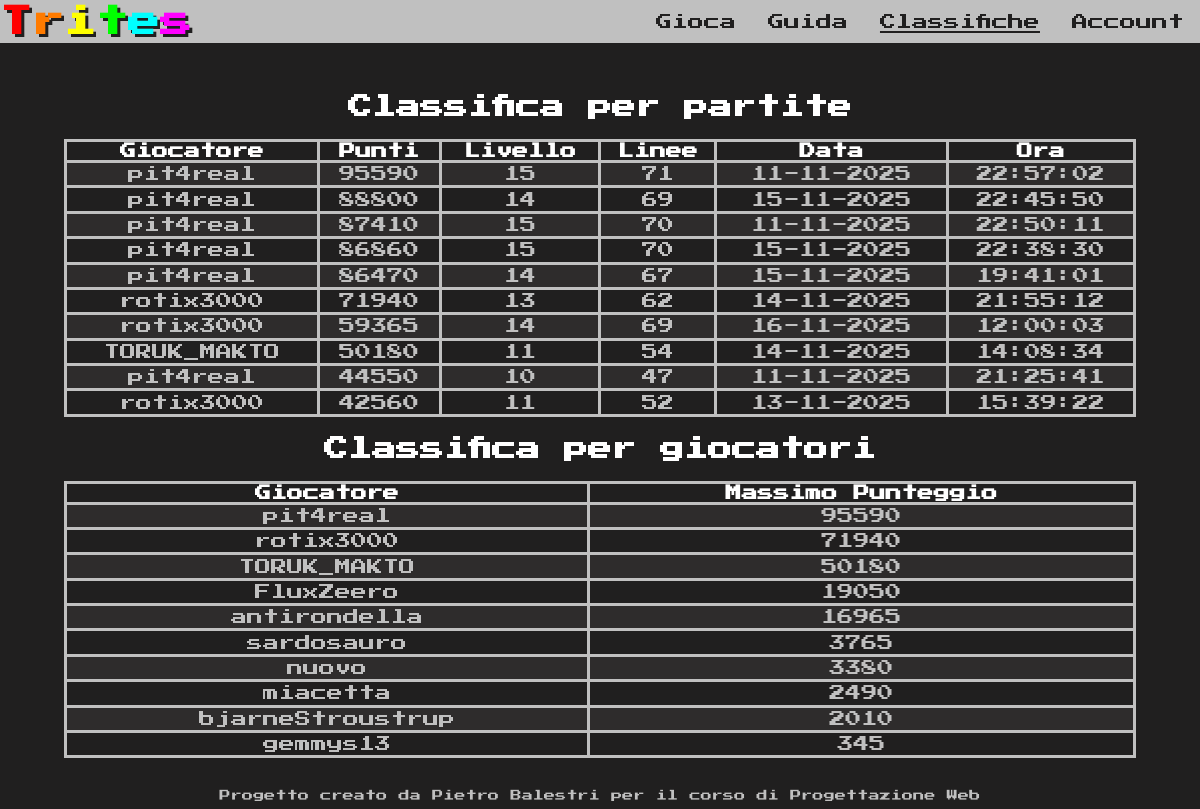
The app's page /php/classifiche.php with its own data.
### tables this page shows
CREATE TABLE `Partite` (
  `IdPartita` int(11) NOT NULL AUTO_INCREMENT,
  `NomeUtente` varchar(30) NOT NULL,
  `LineeRipulite` int(11) NOT NULL,
  `Punti` int(11) NOT NULL,
  `DataPartita` datetime NOT NULL,
  PRIMARY KEY (`IdPartita`),
  KEY `NomeUtente` (`NomeUtente`),
  CONSTRAINT `Partite_ibfk_1` FOREIGN KEY (`NomeUtente`) REFERENCES `Utenti` (`NomeUtente`)
);

### php/classifiche.php (the view, shortened to what this page needs)
<!DOCTYPE html>
<html lang="it">
    <head>
        <link rel="stylesheet" href="../css/classifiche.css">
        <link rel="stylesheet" href="../css/tabelle.css">
        <link rel="stylesheet" href="../css/navbar.css">
        <link rel="stylesheet" href="../css/footer.css">
        <link rel="stylesheet" href="../css/tetracolors.css">
    </head>
    <body>
        <nav>
            <h1>
                <a href="gioca.php">
                <span class="O">T</span><span class="I">r</span><span class="T">i</span><span class="Z">t</span><span class="S">e</span><span class="J">s</span>
                </a>
            </h1>
            <ul>
                <li><a href="gioca.php">Gioca</a></li>
                <li><a href="guida.php">Guida</a></li>
                <li><a href="classifiche.php" class="PaginaAttuale">Classifiche</a></li>
                <li><a href="account.php">Account</a></li>
            </ul>
        </nav>
        <main>
            <h2>Classifica per partite</h2>
            <?php
                function stampaRiga($arr)
                {
                    echo "<tr>";
                    foreach($arr as $i)
                    {
                            echo "<td>".$i."</td>";
                    }
                    echo "</tr>";
                }
                function stampaHeader($arr)
                {
                    echo "<tr>";
                    foreach($arr as $i)
                    {
                            echo "<th>".$i."</th>";
                    }
                    echo "</tr>";
                }
                $connessione = mysqli_connect(DBHOST, DBUSER, DBPASS, DBNAME);
                $query = "SELECT * FROM Partite ORDER BY Punti DESC LIMIT 10";
                if($result = mysqli_query($connessione, $query))
                {
                    $header = ["Giocatore", "Punti", "Livello", "Linee", "Data", "Ora"];
                    echo "<table>";
                    stampaHeader($header);
                        while($riga = $result->fetch_object())
                        {
                            $dataP = date('d-m-Y', strtotime($riga->DataPartita));
                            $oraP = date('G:i:s', strtotime($riga->DataPartita));
                            $livello = intdiv($riga->LineeRipulite,5)+1;
                            stampaRiga([$riga->NomeUtente, $riga->Punti, $livello, $riga->LineeRipulite, $dataP, $oraP]);
                        }
                        echo "</table>";
                }
                else{
                    echo '<p style="color: red;">Classifiche attualmente non disponibili<p>';
                }
            ?>
            <h2>Classifica per giocatori</h2>
            <?php
                $query =
                    "SELECT NomeUtente, MAX(Punti) AS MaxPunti
                    FROM Partite
                    GROUP BY NomeUtente
                    ORDER BY MaxPunti DESC LIMIT 10";
                if($result = mysqli_query($connessione, $query))
                {
                    echo "<table>";
                        while($riga = $result->fetch_object())
                        {
                            stampaRiga([$riga->NomeUtente, $riga->MaxPunti]);
                        }
                        echo "</table>";
                }
                else{
                    echo '<p style="color: red;">Classifiche attualmente non disponibili<p>';
                }
            ?>
        </main>
        <footer>Progetto creato da Pietro Balestri per il corso di Progettazione Web</footer>
    </body>
</html>

### css/classifiche.css (style rules this page uses)
main { display: flex; flex-direction: column; justify-content: center; margin: 2em; }

### css/tabelle.css (style rules this page uses)
h2 { color: white; align-self: center; }
table { border-collapse: collapse; color: white; }
tr:nth-child(even) { background-color:#2e2c2c; }
td, table { margin: 0 2em 0 2em; border: 3px solid #c0c0c0; color: #c0c0c0; padding: 0.2em; text-align: center; }
th { color: white; border: 3px solid #c0c0c0; }

### css/navbar.css (style rules this page uses)
html { box-sizing: border-box; display:flex; flex-direction: column; align-items: center; background-color: #201f1f; color: #c0c0c0; font-family: "Press Start 2P", system-ui; }
.PaginaAttuale { text-decoration: underline; text-decoration-thickness: 2px; }
h1 { font-size: 2em; margin: 0; text-align: center; text-shadow: 3px 3px 0 #201f1f; background-color: #c0c0c0; }
nav { display: flex; align-items: center; flex-direction: row; margin-left: 0; background-color: #c0c0c0; color: #201f1f; width: 100vw; height: 2.7em; justify-content: space-between; }
nav ul { height: 100%; display: flex; flex-direction: row; flex: 1 1 auto; justify-content: end; align-items: center; margin: 0; }
nav li { height: 100%; display: flex; align-items: center; text-align: center; }
nav li a { display: flex; align-items: center; height: 100%; width: 100%; padding: 0 1em 0 1em; }
nav a,nav a:visited { color: #201f1f; text-decoration: none; }
body { padding: 0; margin-top: 0; display: flex; flex-direction: column; }

### css/footer.css (style rules this page uses)
footer { text-align: center; font-size: 0.7em; }

### css/tetracolors.css (style rules this page uses)
.I { background-color: rgb(255, 123, 0); }
.J { background-color: rgb(255, 0, 255); }
.T { background-color: yellow; }
.O { background-color: red; }
.Z { background-color: rgb(0, 255, 0); }
.S { background-color: rgb(0, 255, 255); }
h1 span.I { background-color: #c0c0c0; color: rgb(255, 123, 0); }
h1 span.J { background-color: #c0c0c0; color: rgb(255, 0, 255); }
h1 span.T { background-color: #c0c0c0; color: yellow; }
h1 span.O { background-color: #c0c0c0; color: red; }
h1 span.Z { background-color: #c0c0c0; color: rgb(0, 255, 0); }
h1 span.S { background-color: #c0c0c0; color: rgb(0, 255, 255); }

### records on screen
partite: NomeUtente "pit4real", Punti "95590", i "15", LineeRipulite "71", i "11-11-2025", i "22:57:02"
partite: NomeUtente "pit4real", Punti "88800", i "14", LineeRipulite "69", i "15-11-2025", i "22:45:50"
partite: NomeUtente "pit4real", Punti "87410", i "15", LineeRipulite "70", i "11-11-2025", i "22:50:11"
partite: NomeUtente "pit4real", Punti "86860", i "15", LineeRipulite "70", i "15-11-2025", i "22:38:30"
partite: NomeUtente "pit4real", Punti "86470", i "14", LineeRipulite "67", i "15-11-2025", i "19:41:01"
partite: NomeUtente "rotix3000", Punti "71940", i "13", LineeRipulite "62", i "14-11-2025", i "21:55:12"
partite: NomeUtente "rotix3000", Punti "59365", i "14", LineeRipulite "69", i "16-11-2025", i "12:00:03"
partite: NomeUtente "TORUK_MAKTO", Punti "50180", i "11", LineeRipulite "54", i "14-11-2025", i "14:08:34"
partite: NomeUtente "pit4real", Punti "44550", i "10", LineeRipulite "47", i "11-11-2025", i "21:25:41"
partite: NomeUtente "rotix3000", Punti "42560", i "11", LineeRipulite "52", i "13-11-2025", i "15:39:22"

### other values on screen
$i "Giocatore"
$i "Punti"
$i "Livello"
$i "Linee"
$i "Data"
$i "Ora"
$i "Massimo Punteggio"
$i "pit4real"
$i "95590"
$i "rotix3000"
$i "71940"
$i "TORUK_MAKTO"
$i "50180"
$i "FluxZeero"
$i "19050"
